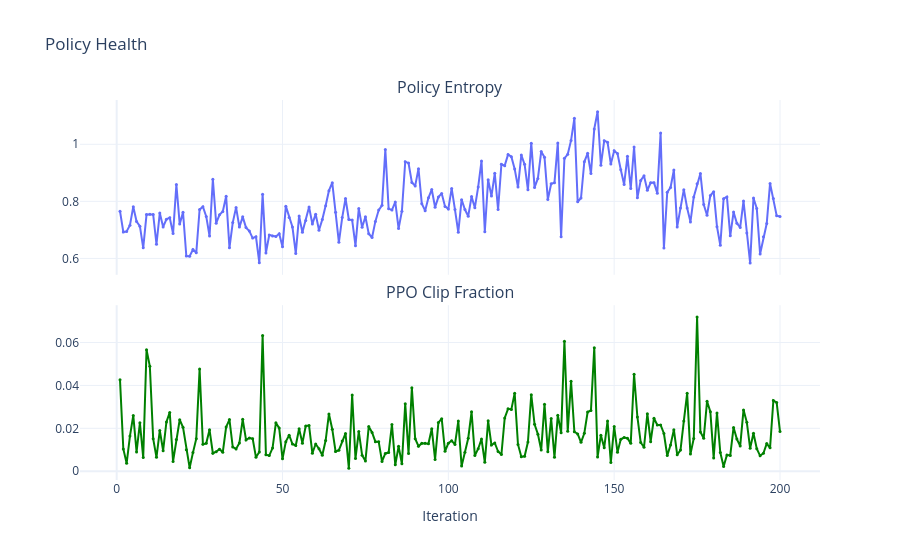

Write notebook code for a chart like this one.
### Markdown cell above
## Policy Health: Entropy & Clip Fraction

- **Entropy**: higher = more exploration. Should decrease slowly as policy becomes
  more confident. If it collapses to near 0, the policy is overfitting.
- **Clip fraction**: fraction of samples where PPO clipped the ratio. 1-10% is
  healthy; if it's consistently >20%, consider lowering the learning rate.

### Code cell
if not ppo.empty:
    fig = make_subplots(rows=2, cols=1, shared_xaxes=True,
                        subplot_titles=["Policy Entropy", "PPO Clip Fraction"],
                        vertical_spacing=0.08)
    fig.add_trace(go.Scatter(x=ppo["iter"], y=ppo["entropy"], mode="lines+markers",
                             name="entropy", marker=dict(size=3)), row=1, col=1)
    fig.add_trace(go.Scatter(x=ppo["iter"], y=ppo["clip_frac"], mode="lines+markers",
                             name="clip_frac", marker=dict(size=3),
                             line=dict(color="green")), row=2, col=1)
    fig.update_layout(height=450, title="Policy Health",
                      xaxis2_title="Iteration", showlegend=False)
    fig.show()

### Figure 1 — Plotly figure (JSON) as saved in the notebook; plotly's stock layout.template omitted (floating-point values rounded to 4 significant figures; data arrays with more than 128 entries replaced by an {"elided": "..."} marker saying what was removed)
{"data": [{"marker": {"size": 3}, "mode": "lines+markers", "name": "entropy", "type": "scatter", "x": {"elided": "200 int values"}, "xaxis": "x", "y": {"elided": "200 float values"}, "yaxis": "y"}, {"line": {"color": "green"}, "marker": {"size": 3}, "mode": "lines+markers", "name": "clip_frac", "type": "scatter", "x": {"elided": "200 int values"}, "xaxis": "x2", "y": {"elided": "200 float values"}, "yaxis": "y2"}], "layout": {"annotations": [{"font": {"size": 16}, "showarrow": false, "text": "Policy Entropy", "x": 0.5, "xanchor": "center", "xref": "paper", "y": 1, "yanchor": "bottom", "yref": "paper"}, {"font": {"size": 16}, "showarrow": false, "text": "PPO Clip Fraction", "x": 0.5, "xanchor": "center", "xref": "paper", "y": 0.46, "yanchor": "bottom", "yref": "paper"}], "autosize": true, "showlegend": false, "title": {"text": "Policy Health"}, "xaxis": {"anchor": "y", "autorange": true, "domain": [0, 1], "matches": "x2", "range": [-10.74, 211.7], "showticklabels": false, "type": "linear"}, "xaxis2": {"anchor": "y2", "autorange": true, "domain": [0, 1], "range": [-10.74, 211.7], "title": {"text": "Iteration"}, "type": "linear"}, "yaxis": {"anchor": "x", "autorange": true, "domain": [0.54, 1], "range": [0.5375, 1.16], "type": "linear"}, "yaxis2": {"anchor": "x2", "autorange": true, "domain": [0, 0.46], "range": [-0.004738, 0.07804], "type": "linear"}}}
